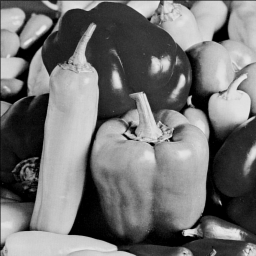
#> input picture Workshops/workshop-7/data/peppers.tif, 256 x 256 px, found by its file name
$ python question2.py
#> lines starting #> are read from the running program, lines starting #| are printed output that depends on the picture; long printed decimals are rounded
"""
Group Number: 31
Group Names :
     Pillay, Steven
     Hodovaniuk, Olha
     Sun, Ruyuan
     Iqbal, Syed
"""

import cv2
import numpy as np
import matplotlib.pyplot as plt

def compute_mse(image1, image2):
    return np.mean((image1 - image2) ** 2)

if __name__ == '__main__':
    ############################
    ### TODO: YOUR CODE HERE ###

    # Step 1: Read image “peppers.tif” from the data folder with option cv2.IMREAD_GRAYSCALE
    original_image = cv2.imread('data/peppers.tif', cv2.IMREAD_GRAYSCALE)
#> original_image is the input picture: shape (256, 256); min 0, max 234, mean 115.3

    # Step 2: View the image on screen using cv2.imshow
    cv2.imshow('Original Image', original_image)
    cv2.waitKey(0)
    cv2.destroyAllWindows()

    # Step 3: Read image “peppers_noisy.tif” from the data folder with option cv2.IMREAD_GRAYSCALE
    noisy_image = cv2.imread('data/peppers_noisy.tif', cv2.IMREAD_GRAYSCALE)
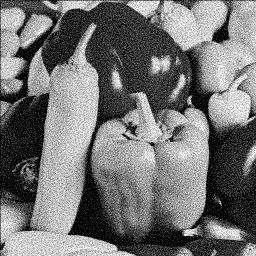
#> input picture Workshops/workshop-7/data/peppers_noisy.tif, 256 x 256 px, found by its file name
#> noisy_image is the input picture: shape (256, 256); min 0, max 255, mean 115.7

    # Step 4: View the image on screen using cv2.imshow
    cv2.imshow('Noisy Image', noisy_image)
    cv2.waitKey(0)
    cv2.destroyAllWindows()

    # Step 5: Compute the mean-squared error (MSE)
    mse_noisy = compute_mse(original_image, noisy_image)
#> mse_noisy = 89.44
    print(f"MSE between original and noisy images: {mse_noisy}")
#| MSE between original and noisy images: 89.436

    # Step 6-8: Apply mean filter with different sizes and compute MSE
    filter_sizes = [3, 5, 7, 9, 11]
    mse_values = []

    for size in filter_sizes:
        filtered_image = cv2.blur(noisy_image, (size, size), borderType=cv2.BORDER_REPLICATE)
        mse = compute_mse(original_image, filtered_image)
        mse_values.append((size, mse))
        cv2.imwrite(f'output/31_q2_peppers_filtered_{size}.jpg', filtered_image)
#> this loop made 5 passes
#> mse on passes 1 to 5: 50.08, 46.84, 53.7, 60.57, 66.47
#> pass 1, `filtered_image = cv2.blur(noisy_image, (size, size), borderType=cv2.BO..`:
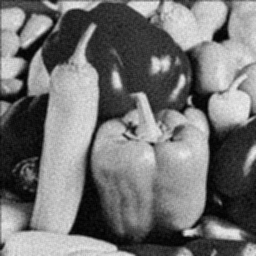
#> filtered_image: shape (256, 256); min 0, max 237, mean 115.7
#> pass 2, `filtered_image = cv2.blur(noisy_image, (size, size), borderType=cv2.BO..`:
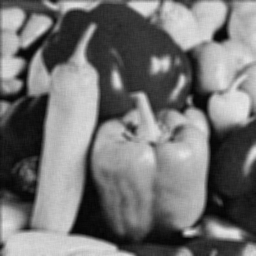
#> filtered_image: shape (256, 256); min 3, max 231, mean 115.6
#> after the loop, mse_values = [(3, 50.08), (5, 46.84), (7, 53.7), (9, 60.57), (11, 66.47)]

    # Step 8: Find a filter width that minimizes the mean-squared error
    best_size, best_mse = min(mse_values, key=lambda x: x[1])
#> best_size = 5; best_mse = 46.84
    print(f"Best filter size: {best_size} with MSE: {best_mse}")
#| Best filter size: 5 with MSE: 46.839

    # Plotting the MSE values for different filter sizes
    sizes, mses = zip(*mse_values)
#> sizes = (3, 5, 7, 9, 11); mses = (50.08, 46.84, 53.7, 60.57, 66.47)
    plt.plot(sizes, mses, marker='o')
    plt.title('MSE vs Filter Size')
    plt.xlabel('Filter Size')
    plt.ylabel('MSE')
    plt.grid(True)
    plt.savefig('output/31_q2_peppers_mse_plot.jpg')
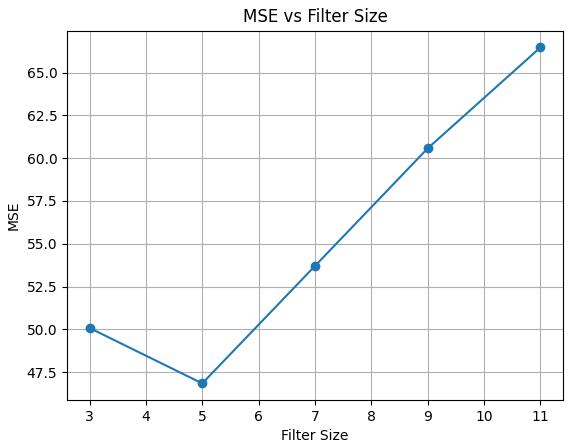
#> figure drawn by matplotlib, 1 panel
    plt.show()

    # Step 9: Display the filtered image with the smallest mean-squared error
    best_filtered_image = cv2.blur(noisy_image, (best_size, best_size), borderType=cv2.BORDER_REPLICATE)
    cv2.imwrite('output/31_q2_noisy_free_peppers.jpg', best_filtered_image)
    cv2.imshow('Best Filtered Image', best_filtered_image)
    cv2.waitKey(0)
    cv2.destroyAllWindows()
    #
    ### END OF STUDENT CODE ####
    ############################
